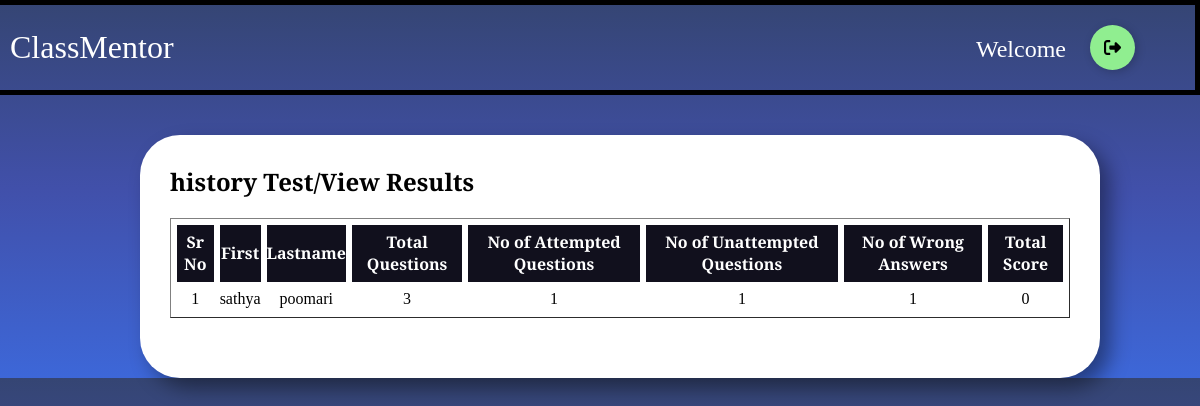
Page /teacher/studentresults.php?id=1 on the committed database.
### tables this page shows
CREATE TABLE `quiztopic` (
  `QuizID` int(11) NOT NULL,
  `CourseID` int(11) NOT NULL,
  `SubjectID` int(11) NOT NULL,
  `Quiztopic` varchar(50) NOT NULL,
  `Difficulty` varchar(50) NOT NULL
);

CREATE TABLE `quizmarks` (
  `QuizID` int(11) NOT NULL,
  `StudentID` int(11) NOT NULL,
  `Attempted` int(11) NOT NULL,
  `NotAttempted` int(11) NOT NULL,
  `Wrongans` int(11) NOT NULL,
  `Totalmarks` int(11) NOT NULL
);

CREATE TABLE `studentdetails` (
  `StudentID` int(11) NOT NULL,
  `CourseID` int(11) NOT NULL,
  `Firstname` varchar(50) NOT NULL,
  `Lastname` varchar(50) NOT NULL,
  `Email` varchar(100) NOT NULL,
  `Phone` varchar(10) NOT NULL,
  `Age` int(11) NOT NULL,
  `Username` varchar(50) NOT NULL,
  `Password` varchar(10) NOT NULL,
  `code` mediumint(9) NOT NULL
);

### teacher/studentresults.php (the view, shortened to what this page needs)
<?php
include("components/connect.php");
?>
<!DOCTYPE html>
<html lang="en">
<head>
    <link rel="stylesheet" href="styles/sidebarstyle.css">
    <link rel="stylesheet" href="styles/tablestyle.css">
    <link rel="stylesheet" href="styles/resstyle.css">
</head>
<body>
    <div class="home-content">
        <div class="left-content">
            ClassMentor
        </div>
        <div class="right-content">
            <label for="" class="dropdowntext">Welcome</label>
            <div class="dropdown">
                <a href="logout.php"><button class="Btn">
                        <div class="sign"></div>
                    </button>
                </a>
            </div>
        </div>
    </div>
    <div class="table-control">
        <h1 class="heading-text"><?php if (isset($_GET['id'])) {
                                        include("components/connect.php");
                                        $id = $_GET['id'];
                                        $namesql = "Select Quiztopic from quiztopic where QuizID = '$id'";
                                        $res = mysqli_query($conn, $namesql);
                                        $namerow = mysqli_fetch_assoc($res);
                                        echo  $namerow['Quiztopic'];
                                    }
                                    ?> Test/View Results</h1>
        <?php
        if (isset($_GET['id'])) {
            $id = $_GET['id'];
            $sql = "SELECT studentdetails.Firstname, studentdetails.Lastname, quizmarks.Attempted, quizmarks.NotAttempted, quizmarks.Wrongans, quizmarks.Totalmarks FROM quizmarks
                INNER JOIN studentdetails ON studentdetails.StudentID = quizmarks.StudentID
                 WHERE QuizID = '$id'";
            $result = mysqli_query($conn, $sql);
            $quescount = "SELECT COUNT(*) AS total_rows FROM quizdetails where QuizID = '$id'";
            $quesresult = mysqli_query($conn, $quescount);
            if ($quesresult) {
                $row = $quesresult->fetch_assoc();
                $totalQuestions = $row['total_rows'];
                if (mysqli_num_rows($result) > 0) {
        ?>
                    <table border="1" cellspacing="6" cellpadding="6" id="attendancetable">
                        <tr class="heading">
                            <th>Sr No</th>
                            <th>First</th>
                            <th>Lastname</th>
                            <th>Total Questions</th>
                            <th>No of Attempted Questions</th>
                            <th>No of Unattempted Questions</th>
                            <th>No of Wrong Answers</th>
                            <th>Total Score</th>
                        </tr>
            <?php
                    $i = 1;
                    while ($result4 = mysqli_fetch_assoc($result)) {
                        echo "
                         <tr class='data'>
                              <td>" . $i . "</td>
                              <td>" . $result4['Firstname'] . "</td>
                              <td>" . $result4['Lastname'] . "</td>
                              <td>" . $totalQuestions . "</td>
                              <td>" . $result4['Attempted'] . "</td>
                              <td>" . $result4['NotAttempted'] . "</td>
                              <td>" . $result4['Wrongans'] . "</td>
                              <td>" . $result4['Totalmarks'] . "</td>
                         </tr>
                    ";
                        $i++;
                    }
                } else {
                    echo "<div class='successmsg'><label class='successtext'>Test not attempted Yet</label><br>
                            <label class='successtext'>To Attempt the test <br><div class='btndiv'><a href='studentquizdisplay.php' class='button deletetext'>Click Here!</a></div></label></div>";
                }
            }
        }
            ?>
    </div>
</body>
</html>

### teacher/styles/sidebarstyle.css (style rules this page uses)
* { margin: 0; padding: 0; box-sizing: border-box; font-family: "DM Serif Text", serif; }
.home-content { border: 5px solid black; border-left: 0; display: flex; margin: 0 auto; justify-content: space-between; align-items: center; padding: 10px; }
.left-content { flex: 1; }
.right-content { justify-content: center; text-align: center; padding: 10px; }
.dropdowntext { color: white; font-size: 1.5rem; position: relative; right: 40px; vertical-align: middle; position: relative; bottom: 3px; }
.dropdown { position: relative; display: inline-block; right: 40px; }
.left-content { font-size: 2rem; color: white; }
.Btn { display: flex; align-items: center; justify-content: flex-start; width: 45px; height: 45px; border: none; border-radius: 50%; cursor: pointer; position: relative; overflow: hidden; transition-duration: 0.3s; box-shadow: 2px 2px 10px rgba(0, 0, 0, 0.199); background-color: lightgreen; margin-left: 20px; }
.sign { width: 100%; transition-duration: 0.3s; display: flex; align-items: center; justify-content: center; }
.sign svg { width: 17px; }

### teacher/styles/tablestyle.css (style rules this page uses)
.table-control { width: 80%; background-color: white; border-radius: 40px; margin-top: 40px; padding:30px; margin-left: 140px; text-align: center; box-shadow: 10px 10px 20px rgba(0, 0, 0, 0.4); }
.table-control h1 { text-align: left; font-size: 1.5rem; }
.table-control table { width: 100%; height:100px; margin-top: 20px; margin-bottom: 30px; }
.table-control table th, td { border: 0px; }
.table-control table th { background: #11101d; color: white; }

### teacher/styles/resstyle.css (style rules this page uses)
body { background: linear-gradient(0deg, rgb(61, 103, 216),rgb(65, 80, 170),rgb(53, 69, 115)); }

### rows in the picture
quiztopic: Quiztopic "history"
quizmarks: StudentID.Firstname "sathya", StudentID.Lastname "poomari", totalQuestions "3", Attempted "1", NotAttempted "1", Wrongans "1", Totalmarks "0"
